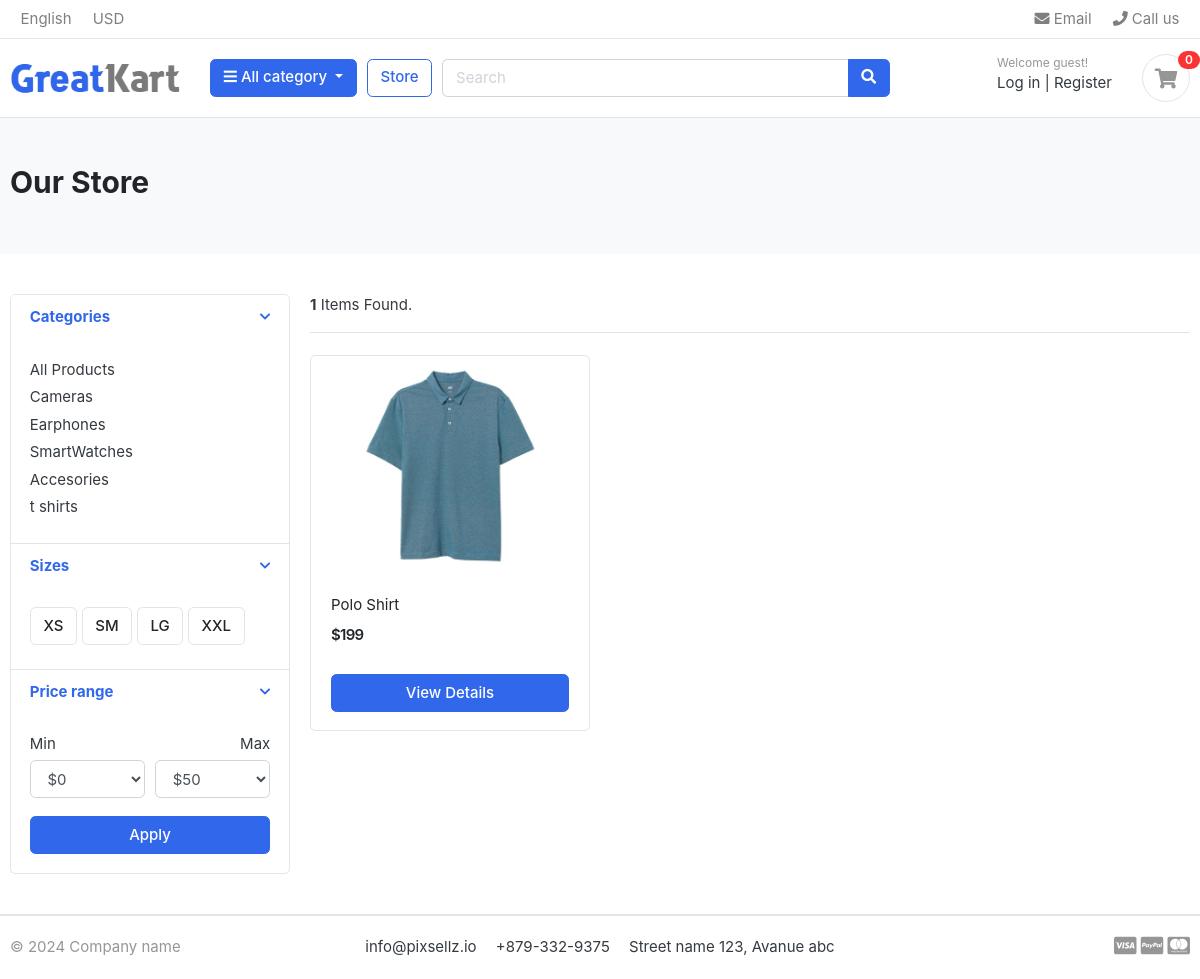
/store/, run on the app's committed database.
### category/models.py (models this page shows, shortened)
class Category(models.Model):
    category_name = models.CharField(max_length=50, unique=True)
    slug = models.SlugField(max_length=100, unique=True)
    description = models.TextField(max_length=255, blank=True)
    cat_imgage = models.ImageField(upload_to='photos/category', blank=True)
    class Meta:
        verbose_name = 'category'
        verbose_name_plural = 'categories'
    def get_url(self):
        return reverse('products_by_category', args=[self.slug])

### store/models.py (models this page shows, shortened)
class Product(models.Model):
    product_name = models.CharField(max_length=200, unique=True)
    slug = models.SlugField(max_length=255, unique=True)
    description = models.TextField(max_length=500, blank=True)
    price = models.IntegerField()
    images = models.ImageField(upload_to='photos/products', )
    stock = models.IntegerField()
    is_available = models.BooleanField(default=True)
    category = models.ForeignKey(Category, on_delete=models.CASCADE)
    created_date = models.DateTimeField(auto_now_add=True)
    modified_date = models.DateTimeField(auto_now=True)
    def get_url(self):
        return reverse('product_detail', args=[self.category.slug, self.slug])

### store/views.py (the view)
# urls.py: path('store/', include('store.urls')),
def store(request, category_slug=None):
    categories = None
    products = None
    if category_slug != None:
        categories = get_object_or_404(Category, slug=category_slug)
        products = Product.objects.filter(category=categories, is_available=True)
        paginator = Paginator(products, 1)
        page = request.GET.get('page')
        paged_products = paginator.get_page(page)
        product_count = products.count()
    else:
        products = Product.objects.all().filter(is_available=True).order_by('id')
        paginator = Paginator(products, 1)
        page = request.GET.get('page')
        paged_products = paginator.get_page(page)
        product_count = products.count()
    context = {
        'products': paged_products,
        'product_count': product_count,
    }
    return render(request, 'store/store.html', context)

### templates/store/store.html (shortened to what this page needs)
{% extends 'base.html' %}
{% load static %}
{% block content %}
    <section class="section-pagetop bg">
    {% if 'search' in request.path %}
        <div class="container">
            <h2 class="title-page">Search results.</h2>
        </div>
    {% else %}
        <div class="container">
            <h2 class="title-page">Our Store</h2>
        </div>
    {% endif %}
    </section>
    <section class="section-content padding-y">
        <div class="container">
            <div class="row">
                <aside class="col-md-3">
                    <div class="card">
                        <article class="filter-group">
                            <header class="card-header">
                                <a href="#" data-toggle="collapse" data-target="#collapse_1" aria-expanded="true"
                                   class="">
                                    <i class="icon-control fa fa-chevron-down"></i>
                                    <h6 class="title">Categories</h6>
                                </a>
                            </header>
                            <div class="filter-content collapse show" id="collapse_1" style="">
                                <div class="card-body">
                                    <ul class="list-menu">
                                        <li><a href="{% url 'store' %}">All Products </a></li>
                                        {% for category in links %}
                                            <li><a href="{{ category.get_url }}">{{ category.category_name }} </a></li>
                                        {% endfor %}
                                    </ul>
                                </div>
                            </div>
                        </article>
                        <article class="filter-group">
                            <header class="card-header">
                                <a href="#" data-toggle="collapse" data-target="#collapse_4" aria-expanded="true"
                                   class="">
                                    <i class="icon-control fa fa-chevron-down"></i>
                                    <h6 class="title">Sizes </h6>
                                </a>
                            </header>
                            <div class="filter-content collapse show" id="collapse_4" style="">
                                <div class="card-body">
                                    <label class="checkbox-btn">
                                        <span class="btn btn-light"> XS </span>
                                    </label>
                                    <label class="checkbox-btn">
                                        <span class="btn btn-light"> SM </span>
                                    </label>
                                    <label class="checkbox-btn">
                                        <span class="btn btn-light"> LG </span>
                                    </label>
                                    <label class="checkbox-btn">
                                        <span class="btn btn-light"> XXL </span>
                                    </label>
                                </div>
                            </div>
                        </article>
                        <article class="filter-group">
                            <header class="card-header">
                                <a href="#" data-toggle="collapse" data-target="#collapse_3" aria-expanded="true"
                                   class="">
                                    <i class="icon-control fa fa-chevron-down"></i>
                                    <h6 class="title">Price range </h6>
                                </a>
                            </header>
                            <div class="filter-content collapse show" id="collapse_3" style="">
                                <div class="card-body">
                                    <div class="form-row">
                                        <div class="form-group col-md-6">
                                            <label>Min</label>
                                            <select class="mr-2 form-control">
                                                <option value="0">$0</option>
                                            </select>
                                        </div>
                                        <div class="form-group text-right col-md-6">
                                            <label>Max</label>
                                            <select class="mr-2 form-control">
                                                <option value="50">$50</option>
                                            </select>
                                        </div>
                                    </div>
                                    <button class="btn btn-block btn-primary">Apply</button>
                                </div>
                            </div>
                        </article>
                    </div>
                </aside>
                <main class="col-md-9">
                    <header class="border-bottom mb-4 pb-3">
                        <div class="form-inline">
                            <span class="mr-md-auto"> <b>{{ product_count }}</b> Items Found. </span>
                        </div>
                    </header>
                    <div class="row">
                    {% if products %}
                        {% for product in products %}
                            <div class="col-md-4">
                                <figure class="card card-product-grid">
                                    <div class="img-wrap">
                                        <a href="{{ product.get_url }}"><img src="{{ product.images.url }}"></a>
                                    </div>
                                    <figcaption class="info-wrap">
                                        <div class="fix-height">
                                            <a href="{{ product.get_url }}" class="title">{{ product.product_name }}</a>
                                            <div class="price-wrap mt-2">
                                                <span class="price">${{ product.price }}</span>
                                            </div>
                                        </div>
                                        <a href="{{ product.get_url }}" class="btn btn-block btn-primary">View
                                            Details</a>
                                    </figcaption>
                                </figure>
                            </div>
                        {% endfor %}
                    {% else %}
                        <div>
                            <h2>  No Results Found.</h2>
                        </div>
                    {% endif %}
                    </div>
                </main>
            </div>
        </div>
    </section>
{% endblock content %}

### templates/base.html (shortened to what this page needs)
{% load static %}
<!DOCTYPE HTML>
<html lang="en">
<head>
    <link href="{% static 'css/bootstrap.css' %}" rel="stylesheet" type="text/css"/>
    <link href="{% static 'fonts/fontawesome/css/all.min.css' %}" type="text/css" rel="stylesheet">
    <link href="{% static 'css/ui.css' %}" rel="stylesheet" type="text/css"/>
    <link href="{% static 'css/responsive.css' %}" rel="stylesheet" media="only screen and (max-width: 1200px)"/>
</head>
<body>
{% include 'includes/navbar.html' %}
{% block content %}
{% endblock content %}
{% include 'includes/footer.html' %}

### templates/includes/navbar.html (shortened to what this page needs)
{% load static %}
<header class="section-header">
    <nav class="navbar p-md-0 navbar-expand-sm navbar-light border-bottom">
        <div class="container">
            <div class="collapse navbar-collapse" id="navbarTop4">
                <ul class="navbar-nav mr-auto">
                    <li class="nav-item dropdown">
                        <a href="#" class="nav-link"> English </a>
                    </li>
                    <li class="nav-item dropdown">
                        <a href="#" class="nav-link"> USD </a>
                    </li>
                </ul>
                <ul class="navbar-nav">
                    <li><a href="#" class="nav-link"> <i class="fa fa-envelope"></i> Email </a></li>
                    <li><a href="#" class="nav-link"> <i class="fa fa-phone"></i> Call us </a></li>
                </ul>
            </div>
        </div>
    </nav>
    <section class="header-main border-bottom">
        <div class="container">
            <div class="row align-items-center">
                <div class="col-lg-2 col-md-3 col-6">
                    <a href="{% url 'home' %}" class="brand-wrap">
                        <img class="logo" src="{% static './images/logo.png' %}">
                    </a>
                </div>
                <div class="col-lg col-sm col-md col-6 flex-grow-0">
                    <div class="category-wrap dropdown d-inline-block float-right">
                        <button type="button" class="btn btn-primary dropdown-toggle" data-toggle="dropdown">
                            <i class="fa fa-bars"></i> All category
                        </button>
                    </div>
                </div>
                <a href="{% url 'store' %}" class="btn btn-outline-primary">Store</a>
                <div class="col-lg  col-md-6 col-sm-12 col">
                    <form action="{% url 'search' %}" class="search" method="GET">
                        <div class="input-group w-100">
                            <input type="text" class="form-control" style="width:60%;" placeholder="Search" name="keyword">
                            <div class="input-group-append">
                                <button class="btn btn-primary" type="submit">
                                    <i class="fa fa-search"></i>
                                </button>
                            </div>
                        </div>
                    </form>
                </div>
                <div class="col-lg-3 col-sm-6 col-8 order-2 order-lg-3">
                    <div class="d-flex justify-content-end mb-3 mb-lg-0">
                        {% if user.id is None %}
                        <div class="widget-header">
                            <small class="title text-muted">Welcome guest!</small>
                            <div>
                                <a href="{% url 'login' %}">Log in</a> <span class="dark-transp"> | </span>
                                <a href="{% url 'register' %}"> Register</a>
                            </div>
                        </div>
                        {% endif %}
                        <a href="{% url 'cart' %}" class="widget-header pl-3 ml-3">
                            <div class="icon icon-sm rounded-circle border"><i class="fa fa-shopping-cart"></i></div>
                            <span class="badge badge-pill badge-danger notify">{{ cart_count }}</span>
                        </a>
                    </div>
                </div>
            </div>
        </div>
    </section>
</header>

### templates/includes/footer.html
{% load static %}
<footer class="section-footer border-top">
	<div class="container">
		<section class="footer-bottom border-top row">
			<div class="col-md-2">
				<p class="text-muted"> &copy 2024 Company name </p>
			</div>
			<div class="col-md-8 text-md-center">
				<span  class="px-2">info@pixsellz.io</span>
				<span  class="px-2">+879-332-9375</span>
				<span  class="px-2">Street name 123, Avanue abc</span>
			</div>
			<div class="col-md-2 text-md-right text-muted">
				<i class="fab fa-lg fa-cc-visa"></i>
				<i class="fab fa-lg fa-cc-paypal"></i>
				<i class="fab fa-lg fa-cc-mastercard"></i>
			</div>
		</section>
	</div>
</footer>

### data on the page
Category: category_name "Cameras"
Category: category_name "Earphones"
Category: category_name "SmartWatches"
Category: category_name "Accesories"
Category: category_name "t shirts"
Product: images (picture), product_name "Polo Shirt", price "199"

### other printed values
{{ cart_count }} "0"
{{ product_count }} "1"
